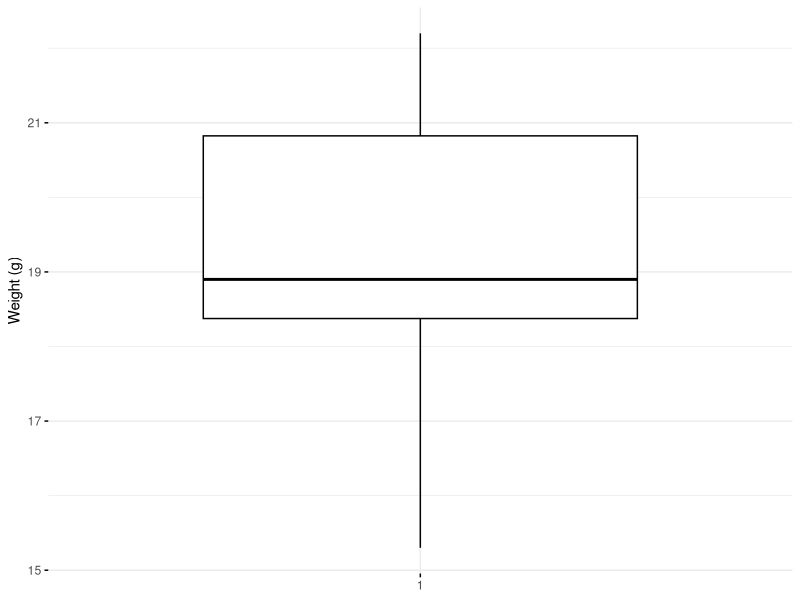
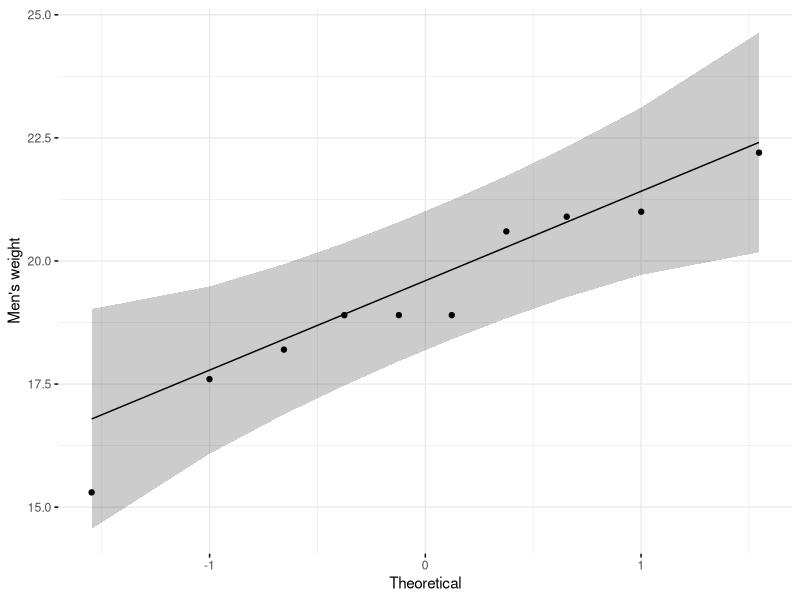

The R script that drew these images, in order:
# One-Sample T-test in R
# http://www.sthda.com/english/wiki/one-sample-t-test-in-r 

# one-sample t-test is used to compare the mean of one sample to a 
# known standard (or theoretical/hypothetical) mean (??).

#Generally, the theoretical mean comes from:
  
# - a previous experiment. For example, compare whether the mean weight of mice differs from 200 mg, a value determined in a previous study.
# - or from an experiment where you have control and treatment conditions. If you express your data as "percent of control", you can test whether the average value of treatment condition differs significantly from 100.

# Note that, one-sample t-test can be used only, when the data are 
# normally distributed . This can be checked using Shapiro-Wilk test.

# Visualize your data and compute one-sample t-test in R
# Install ggpubr R package for data visualization
# You can draw R base graps as described at this link: 
# R base graphs. Here, we'll use the ggpubr R package for an 
# easy ggplot2-based data visualization

library(ggpubr)

# Here, we'll use an example data set containing 
# the weight of 10 mice.

# We want to know, if the average weight of the mice
# differs from 25g?

set.seed(1234)
my_data <- data.frame(
  name = paste0(rep("M_", 10), 1:10),
  weight = round(rnorm(10, 20, 2), 1)
)

# Print the first 10 rows of the data
head(my_data, 10)

# Statistical summaries of weight
summary(my_data$weight)

ggboxplot(my_data$weight, 
          ylab = "Weight (g)", xlab = FALSE,
          ggtheme = theme_minimal())

# Preliminary test to check one-sample t-test assumptions
# Is this a large sample? - No, because n < 30.
# Since the sample size is not large enough (less than 30, 
# central limit theorem), we need to check whether the data 
# follow a normal distribution.

# How to check the normality?
  
# Read this article: Normality Test in R.

# Briefly, it's possible to use the Shapiro-Wilk normality test and to look at the normality plot.

# Shapiro-Wilk test:
# - Null hypothesis: the data are normally distributed
# - Alternative hypothesis: the data are not normally distributed

shapiro.test(my_data$weight) # => p-value = 0.6993

# From the output, the p-value is greater than the significance 
# level 0.05 implying that the distribution of the data are not 
# significantly different from normal distribtion. 
# In other words, we can assume the normality.

# Visual inspection of the data normality using Q-Q plots 
# (quantile-quantile plots). Q-Q plot draws the correlation 
# between a given sample and the normal distribution.

ggqqplot(my_data$weight, ylab = "Men's weight",
         ggtheme = theme_minimal())


# From the normality plots, we conclude that the data may 
# come from normal distributions.
#Note that, if the data are not normally distributed, 
#it's recommended to use the non parametric one-sample Wilcoxon 
# rank test.

# Compute one-sample t-test
# We want to know, if the average weight of the mice 
# differs from 25g (two-tailed test)?

# One-sample t-test
res <- t.test(my_data$weight, mu = 25)
# Printing the results
res 

# In the result above :
  
# - t is the t-test statistic value (t = -9.078),
# - df is the degrees of freedom (df= 9),
# - p-value is the significance level of the t-test (p-value = 7.95310^{-6}).
# - conf.int is the confidence interval of the mean at 95% (conf.int = [17.8172, 20.6828]);
# - sample estimates is he mean value of the sample (mean = 19.25)

# Note that:
  
# if you want to test whether the mean weight of mice is less than 25g (one-tailed test), type this:
  t.test(my_data$weight, mu = 25,
         alternative = "less")
  
# Or, if you want to test whether the mean weight of mice is greater than 25g (one-tailed test), type this:
  t.test(my_data$weight, mu = 25,
         alternative = "greater")

# Interpretation of the result
# The p-value of the test is 7.95310^{-6}, which is less than 
# the significance level alpha = 0.05. We can conclude that the 
# mean weight of the mice is significantly different from 25g with
# a p-value = 7.95310^{-6}.
  
# Access to the values returned by t.test() function
# The result of t.test() function is a list containing the following components:
    
    
# - statistic: the value of the t test statistics
# - parameter: the degrees of freedom for the t test statistics
# - p.value: the p-value for the test
# - conf.int: a confidence interval for the mean appropriate to the specified alternative hypothesis.
# - estimate: the means of the two groups being compared 
# (in the case of independent t test) or difference in means 
# (in the case of paired t test).
  
# printing the p-value
  res$p.value

# printing the mean
  res$estimate
  
# printing the confidence interval
  res$conf.int
